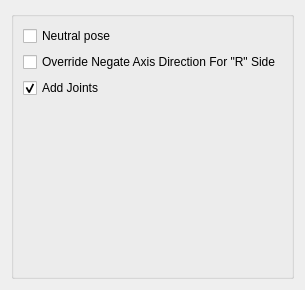
<?xml version="1.0" encoding="UTF-8"?>
<ui version="4.0">
 <class>Form</class>
 <widget class="QWidget" name="Form">
  <property name="geometry">
   <rect>
    <x>0</x>
    <y>0</y>
    <width>294</width>
    <height>290</height>
   </rect>
  </property>
  <property name="windowTitle">
   <string>Form</string>
  </property>
  <layout class="QGridLayout" name="gridLayout">
   <item row="0" column="0">
    <widget class="QGroupBox" name="groupBox">
     <property name="title">
      <string/>
     </property>
     <layout class="QGridLayout" name="gridLayout_2">
      <item row="0" column="0">
       <layout class="QVBoxLayout" name="verticalLayout">
        <item>
         <widget class="QCheckBox" name="neutralPose_checkBox">
          <property name="text">
           <string notr="true">Neutral pose</string>
          </property>
         </widget>
        </item>
        <item>
         <widget class="QCheckBox" name="overrideNegate_checkBox">
          <property name="text">
           <string notr="true">Override Negate Axis Direction For &quot;R&quot; Side</string>
          </property>
         </widget>
        </item>
        <item>
         <widget class="QCheckBox" name="addJoints_checkBox">
          <property name="text">
           <string notr="true">Add Joints</string>
          </property>
          <property name="checked">
           <bool>true</bool>
          </property>
         </widget>
        </item>
        <item>
         <spacer name="verticalSpacer">
          <property name="orientation">
           <enum>Qt::Vertical</enum>
          </property>
          <property name="sizeHint" stdset="0">
           <size>
            <width>20</width>
            <height>40</height>
           </size>
          </property>
         </spacer>
        </item>
       </layout>
      </item>
     </layout>
    </widget>
   </item>
  </layout>
 </widget>
 <resources/>
 <connections/>
</ui>
